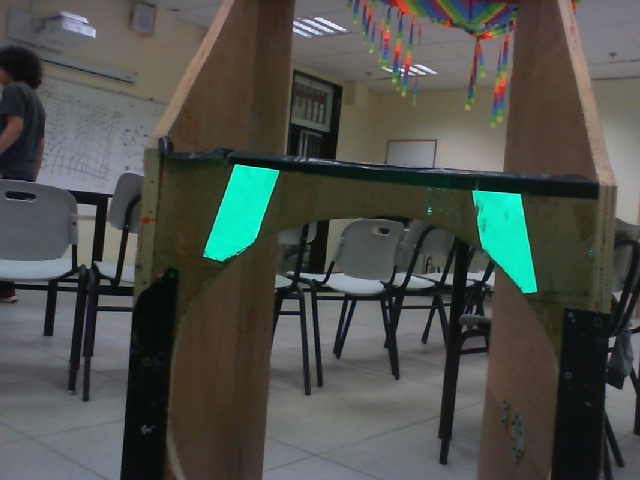
#> input picture img 0.png, 640 x 480 px, given in place of the camera
$ python openCVTest.py
#> lines starting #> are read from the running program, lines starting #| are printed output that depends on the picture; after the words box and inside, x2 and y2 are one past the last pixel; in counts of white or black regions, pixels touching at a corner belong together; long printed decimals are rounded
#> (reads CalibrationOutPuts/default.json from the repository)
#> in main, frame is the input picture: shape (480, 640, 3); mean B, G, R 75.6, 80.8, 76.9
import numpy as np
import math
import cv2
import constants
import json


# distance between two points
def d(pt1, pt2):
    return math.sqrt((pt1[0] - pt2[0]) ** 2 + (pt1[1] - pt2[1]) ** 2)


def distance_angle_frame(img, min_color, max_color, blur_val):
    # convert image to hsv

#> called with min_color = array of shape (3,), max_color = array of shape (3,), blur_val = 27
    frame_hsv = cv2.cvtColor(img, cv2.COLOR_RGB2HSV)
#> frame_hsv: shape (480, 640, 3); mean H, S, V 71.4, 61.7, 87.3
    # threshold
    frame_hsv = cv2.inRange(frame_hsv, min_color, max_color)
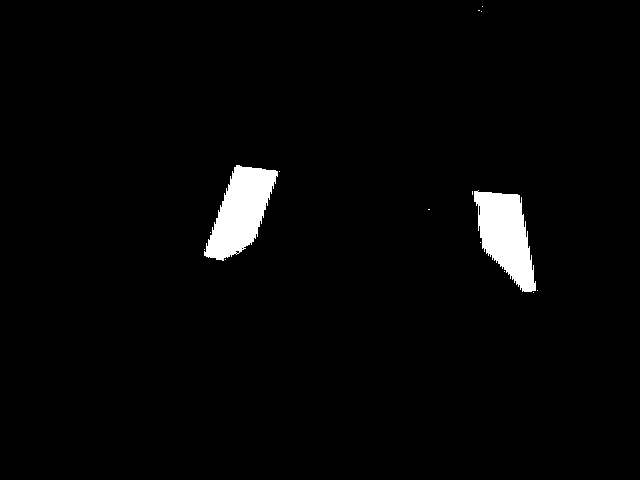
#> frame_hsv: shape (480, 640); 2.5% white; 15 white regions (13 under 20 px), largest, box (x1, y1, x2, y2) and area: (204, 165, 278, 261) 3952, (474, 190, 536, 292) 3811
    # blur
    frame_hsv = cv2.medianBlur(frame_hsv, blur_val)
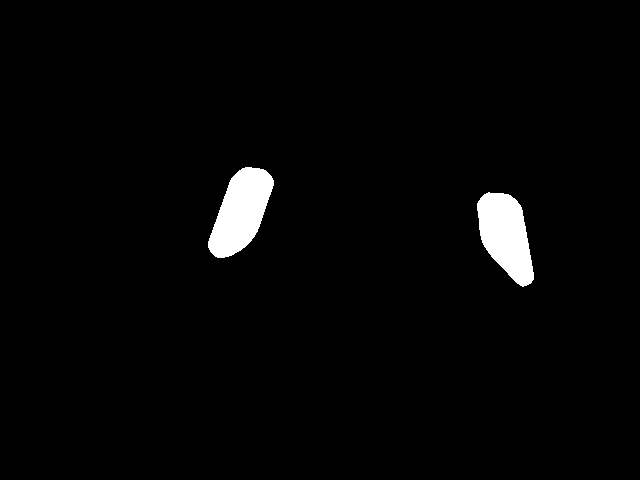
#> frame_hsv: shape (480, 640); 2.3% white; 2 white regions

    height, width = frame_hsv.shape
#> height = 480; width = 640

    # find objects
    contours, _ = cv2.findContours(frame_hsv, 1, 2)
#> contours = 2 contours; box (x1, y1, x2, y2) and area: (208, 167, 274, 258) 3574, (477, 192, 534, 287) 3420

    # find the object in rectangles and apply formulas
    frame_hsv = cv2.cvtColor(frame_hsv, cv2.COLOR_GRAY2RGB)
#> frame_hsv: shape (480, 640, 3); 2.3% white; 2 white regions, box (x1, y1, x2, y2) and area: (208, 167, 274, 258) 3684, (477, 192, 534, 287) 3529
    if contours:
        if len(contours) == 1:
            # gets the smallest rectangle that block the contour
            rect = cv2.minAreaRect(contours[0])

            # convert to box object
            box = cv2.boxPoints(rect)
            box = np.int0(box)

            # avoid dividing by 0
            if d(box[0], box[1]) * d(box[0], box[3]) == 0:
                return None, None, frame_hsv
            D = constants.FOCAL_LENGTH * math.sqrt(constants.STICKER_AREA / (d(box[0], box[1]) * d(box[0], box[3])))
            pixel_middle = (box[0] + box[3]) / 2

            Dx = D * math.sin(constants.FOV * 2 * (pixel_middle[0]) / width)
            Dy = D * math.sin(constants.FOV * 2 * (pixel_middle[1]) / height)
            Dz = D ** 2 - Dx ** 2 - Dy ** 2
            # avoid square root negative number
            if Dz < 0:
                return None, None, frame_hsv
            Dz = math.sqrt(Dz)

            angle = 60 - math.degrees(math.atan(Dz / Dx))

            cv2.drawContours(frame_hsv, [box], -1, (0, 0, 255), 2)

            return D, angle, frame_hsv
        elif len(contours) == 2:
            rectL = cv2.minAreaRect(contours[0])
#> rectL = ((504, 239.3), (45.88, 98.65), -10.01)
            rectR = cv2.minAreaRect(contours[1])
#> rectR = ((240.7, 213.2), (98.34, 43.12), -70.35)

            boxL = cv2.boxPoints(rectL)
#> boxL = [[490, 291.8], [472.9, 194.7], [518.1, 186.7], [535.2, 283.8]]
            boxL = np.int0(boxL)
#> boxL = [[490, 291], [472, 194], [518, 186], [535, 283]]
            # avoid dividing by 0
            if d(boxL[0], boxL[1]) * d(boxL[0], boxL[3]) == 0:
                return None, None, frame_hsv
            DL = constants.FOCAL_LENGTH * math.sqrt(
                constants.STICKER_AREA / (d(boxL[0], boxL[1]) * d(boxL[0], boxL[3])))
#> DL = 0.734
            pixel_middle_L = (boxL[0] + boxL[3]) / 2
#> pixel_middle_L = [512.5, 287]

            boxR = cv2.boxPoints(rectR)
#> boxR = [[244.4, 266.8], [203.8, 252.3], [236.9, 159.7], [277.5, 174.2]]
            boxR = np.int0(boxR)
#> boxR = [[244, 266], [203, 252], [236, 159], [277, 174]]
            # avoid dividing by 0
            if d(boxR[0], boxR[1]) * d(boxR[0], boxR[3]) == 0:
                return None, None, frame_hsv
            DR = constants.FOCAL_LENGTH * math.sqrt(
                constants.STICKER_AREA / (d(boxR[0], boxR[1]) * d(boxR[0], boxR[3])))
#> DR = 0.757
            pixel_middle_R = (boxR[0] + boxR[3]) / 2
#> pixel_middle_R = [260.5, 220]

            D = (DL + DR) / 2
#> D = 0.746
            pixel_middle = (pixel_middle_L + pixel_middle_R) / 2
#> pixel_middle = [386.5, 253.5]

            Dx = D * math.sin(constants.FOV * 2 * (pixel_middle[0]) / width)
#> Dx = 0.365
            Dy = D * math.sin(constants.FOV * 2 * (pixel_middle[1]) / height)
#> Dy = 0.322
            Dz = D ** 2 - Dx ** 2 - Dy ** 2
#> Dz = 0.319
            # avoid square root negative number
            if Dz < 0:
                return None, None, frame_hsv
            Dz = math.sqrt(Dz)
#> Dz = 0.565

            angle = 60 - math.degrees(math.atan(Dz / Dx))
#> angle = 2.82

            cv2.drawContours(frame_hsv, [boxL], -1, (0, 0, 255), 2)
            cv2.drawContours(frame_hsv, [boxR], -1, (0, 0, 255), 2)
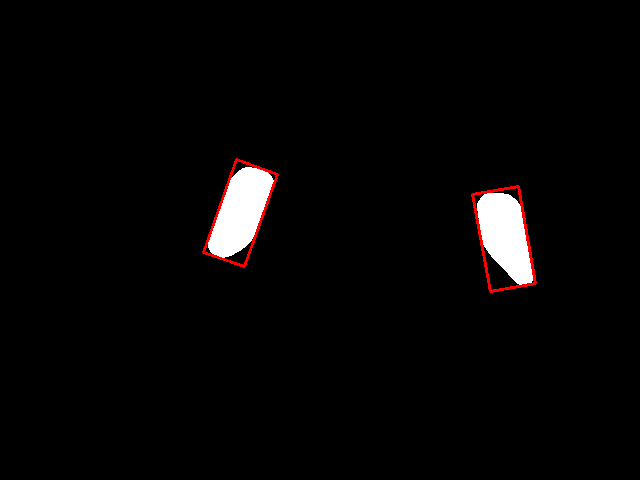
#> frame_hsv: shape (480, 640, 3); mean B, G, R 5.7, 5.7, 7.1
            return D, angle, frame_hsv
    return None, None, frame_hsv


def main():
    # load vision data
    data = json.load(open("CalibrationOutPuts\\default.json", "r"))
    light = data["light"]
    blur = data["blur"]
    min_hsv = np.array(data["min"])
    max_hsv = np.array(data["max"])
    print(min_hsv, max_hsv, 27)
    # camera configuration
    cap = cv2.VideoCapture(0)
    cap.set(15, light)
    i = 0
    while True:
        # reads the frame from the camera
        _, frame = cap.read()
        #frame = cv2.imread(f"img {i}.png")
        #frame = cv2.imread('Tester4.png')  # Tester2.jpg
        # get the distance, angle and the edited frame
        D, angle, frame_edited = distance_angle_frame(frame, min_hsv, max_hsv, blur)
#> D = 0.746; angle = 2.82
        # show the original and edited images
        cv2.imshow("original", frame)
        cv2.imshow("processed", frame_edited)
        print(f"D {D}, angle {angle}")
#| D 0.7457, angle 2.818
        if cv2.waitKey(1) & 0xFF == 'q':
#> (key Esc is pressed here)
            break
        i += 1
        i = i % 264
    cv2.destroyAllWindows()


if __name__ == '__main__':
    main()
